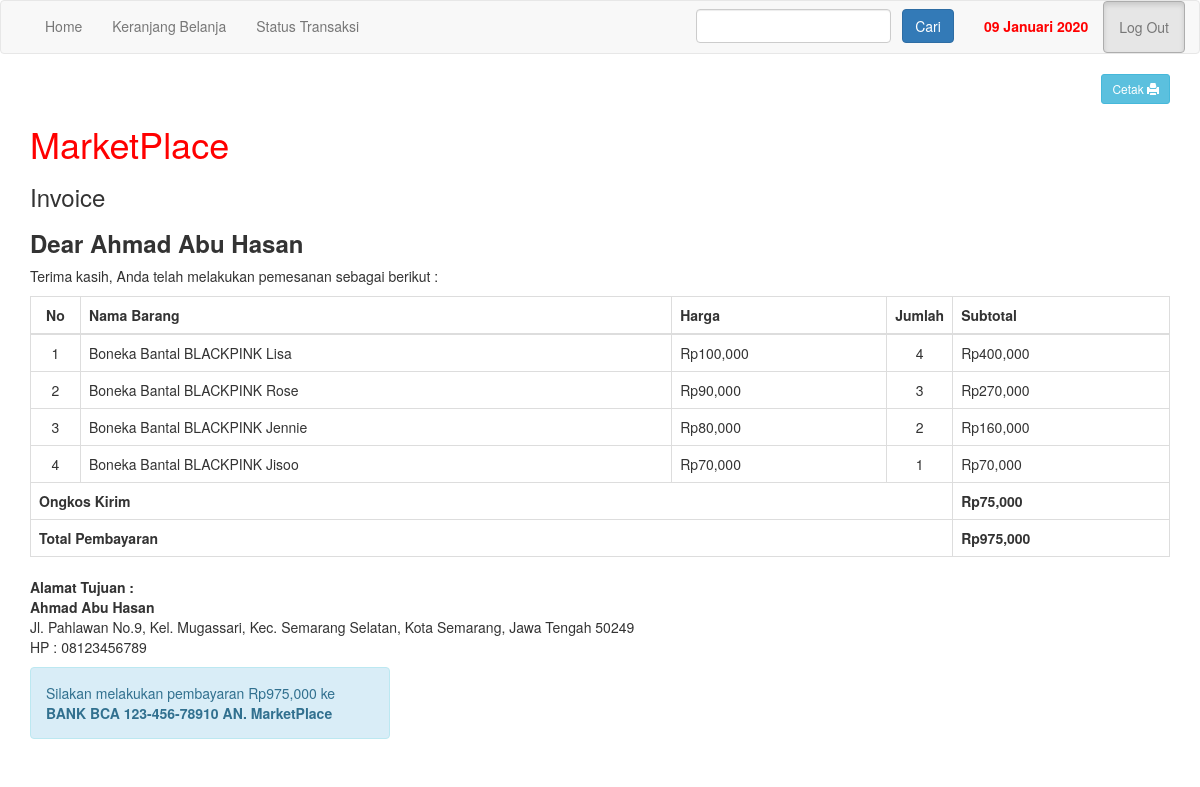
Page /nota.php?id=2 (signed in) on the committed database.
### tables this page shows
CREATE TABLE `pembelian` (
  `id_pembelian` int(11) NOT NULL,
  `id_pelanggan` int(11) NOT NULL,
  `id_ongkir` int(11) NOT NULL,
  `tanggal_pembelian` date NOT NULL,
  `total_pembelian` int(11) NOT NULL,
  `nama_kota` varchar(100) NOT NULL,
  `tarif` int(11) NOT NULL,
  `alamat_pengiriman` text NOT NULL,
  `status_pembelian` varchar(100) NOT NULL DEFAULT 'Menunggu Pembayaran',
  `resi_pengiriman` varchar(50) NOT NULL
);

CREATE TABLE `pelanggan` (
  `id_pelanggan` int(11) NOT NULL,
  `nama_pelanggan` varchar(100) NOT NULL,
  `email_pelanggan` varchar(100) NOT NULL,
  `hp_pelanggan` varchar(25) NOT NULL,
  `username` varchar(100) NOT NULL,
  `password` varchar(50) NOT NULL,
  `alamat_pelanggan` text NOT NULL
);

CREATE TABLE `pembelian_produk` (
  `id_pembelian_produk` int(11) NOT NULL,
  `id_pembelian` int(11) NOT NULL,
  `id_produk` int(11) NOT NULL,
  `jumlah` int(11) NOT NULL,
  `nama` varchar(100) NOT NULL,
  `harga` int(11) NOT NULL,
  `subharga` int(11) NOT NULL
);

### nota.php (the view, shortened to what this page needs)
<?php
include 'koneksi.php';
?>
<!DOCTYPE html>
<html>
<head>
	<link rel="stylesheet" type="text/css" href="admin/assets/css/bootstrap.css">
</head>
<body>
<?php include 'navbar.php'; ?>
<section class="konten">
	<div class="container">
<ul class="text-right">
<div class="noprint">
	<a href="">
    	<button onClick="window.print();" class="btn btn-info btn-sm">
    		Cetak <span class="glyphicon glyphicon-print"></span>
    	</button>
	</a>
</div>
</ul>
		<h1 style="color: red;">MarketPlace</h1>
		<h3>Invoice</h3>
<?php
	$ambil = $koneksi->query("SELECT * FROM pembelian JOIN pelanggan ON pembelian.id_pelanggan=pelanggan.id_pelanggan WHERE pembelian.id_pembelian='$_GET[id]'");
	$detail = $ambil->fetch_assoc();
?>
<h3><strong>Dear <?php echo $detail['nama_pelanggan']; ?></strong></h3>
Terima kasih, Anda telah melakukan pemesanan sebagai berikut :
<table class="table table-bordered">
	<thead>
		<tr>
			<th style="text-align: center;" width="50">No</th>
			<th>Nama Barang</th>
			<th>Harga</th>
			<th style="text-align: center;" width="10">Jumlah</th>
			<th>Subtotal</th>
		</tr>
	</thead>
	<tbody>
		<?php $nomor=1; ?>
		<?php $ambil=$koneksi->query("SELECT * FROM pembelian_produk WHERE id_pembelian='$_GET[id]'"); ?>
		<?php while($pecah = $ambil->fetch_assoc()){ ?>
		<tr>
			<td style="text-align: center;"><?php echo $nomor; ?></td>
			<td><?php echo $pecah['nama']; ?></td>
			<td>Rp<?php echo number_format($pecah['harga']); ?></td>
			<td style="text-align: center;"><?php echo $pecah['jumlah']; ?></td>
			<td>Rp<?php echo number_format($pecah['subharga']); ?></td>
		</tr>
		<?php $nomor++; ?>
		<?php } ?>
	</tbody>
	<tfoot>
		<tr>
			<th colspan="4" style="text-align: left;">Ongkos Kirim</th>
			<th>Rp<?php echo number_format($detail['tarif']); ?></th>
		</tr>
		<tr>
			<th colspan="4" style="text-align: left;">Total Pembayaran</th>
			<th>Rp<?php echo number_format($detail['total_pembelian']); ?></th>
		</tr>
	</tfoot>
</table>
<strong>Alamat Tujuan :</strong>
<p>
<strong><?php echo $detail['nama_pelanggan']; ?></strong> <br>
<?php echo $detail['alamat_pengiriman']; ?> <br>
HP : <?php echo $detail['hp_pelanggan']; ?>
</p>
<div class="noprint">
<div class="row">
	<div class="col-md-4">
		<div class="alert alert-info">
			<p>
				Silakan melakukan pembayaran Rp<?php echo number_format($detail['total_pembelian']); ?> ke <br>
				<strong>BANK BCA 123-456-78910 AN. MarketPlace</strong>
			</p>
		</div>
	</div>
</div>
</div>
	</div>
</section>
</body>
</html>

### rows in the picture
pembelian: id_pelanggan.nama_pelanggan "Ahmad Abu Hasan", tarif "75,000", total_pembelian "975,000", alamat_pengiriman "Jl. Pahlawan No.9, Kel. Mugassari, Kec. Semarang Selatan, Kota Semarang, Jawa Tengah 50249", id_pelanggan.hp_pelanggan "08123456789"
pembelian_produk: nama "Boneka Bantal BLACKPINK Lisa", harga "100,000", jumlah "4", subharga "400,000"
pembelian_produk: nama "Boneka Bantal BLACKPINK Rose", harga "90,000", jumlah "3", subharga "270,000"
pembelian_produk: nama "Boneka Bantal BLACKPINK Jennie", harga "80,000", jumlah "2", subharga "160,000"
pembelian_produk: nama "Boneka Bantal BLACKPINK Jisoo", harga "70,000", jumlah "1", subharga "70,000"

### other values in the picture
sekarang() "09 Januari 2020"
